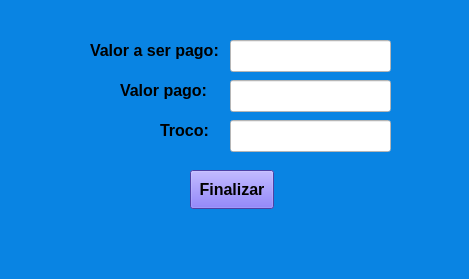
<?xml version="1.0" encoding="UTF-8"?>
<ui version="4.0">
 <class>MainWindow</class>
 <widget class="QMainWindow" name="MainWindow">
  <property name="geometry">
   <rect>
    <x>0</x>
    <y>0</y>
    <width>469</width>
    <height>279</height>
   </rect>
  </property>
  <property name="windowTitle">
   <string>MainWindow</string>
  </property>
  <property name="styleSheet">
   <string notr="true">background-color: rgb(9, 132, 227);</string>
  </property>
  <widget class="QWidget" name="centralwidget">
   <widget class="QLabel" name="label">
    <property name="geometry">
     <rect>
      <x>90</x>
      <y>40</y>
      <width>131</width>
      <height>21</height>
     </rect>
    </property>
    <property name="font">
     <font>
      <pointsize>12</pointsize>
      <weight>75</weight>
      <bold>true</bold>
     </font>
    </property>
    <property name="text">
     <string>Valor a ser pago:</string>
    </property>
   </widget>
   <widget class="QPushButton" name="pushButton_2">
    <property name="geometry">
     <rect>
      <x>190</x>
      <y>170</y>
      <width>84</width>
      <height>39</height>
     </rect>
    </property>
    <property name="font">
     <font>
      <pointsize>12</pointsize>
      <weight>75</weight>
      <bold>true</bold>
     </font>
    </property>
    <property name="styleSheet">
     <string notr="true">background-color: rgb(108, 92, 231);</string>
    </property>
    <property name="text">
     <string>Finalizar</string>
    </property>
   </widget>
   <widget class="QLineEdit" name="lineEdit">
    <property name="geometry">
     <rect>
      <x>230</x>
      <y>40</y>
      <width>161</width>
      <height>32</height>
     </rect>
    </property>
    <property name="font">
     <font>
      <pointsize>12</pointsize>
     </font>
    </property>
    <property name="styleSheet">
     <string notr="true">background-color: rgb(255, 255, 255);
color: rgb(0, 0, 0);</string>
    </property>
   </widget>
   <widget class="QLabel" name="label_2">
    <property name="geometry">
     <rect>
      <x>120</x>
      <y>80</y>
      <width>91</width>
      <height>21</height>
     </rect>
    </property>
    <property name="font">
     <font>
      <pointsize>12</pointsize>
      <weight>75</weight>
      <bold>true</bold>
     </font>
    </property>
    <property name="text">
     <string>Valor pago:</string>
    </property>
   </widget>
   <widget class="QLineEdit" name="lineEdit_2">
    <property name="geometry">
     <rect>
      <x>230</x>
      <y>80</y>
      <width>161</width>
      <height>32</height>
     </rect>
    </property>
    <property name="font">
     <font>
      <pointsize>12</pointsize>
     </font>
    </property>
    <property name="styleSheet">
     <string notr="true">background-color: rgb(255, 255, 255);
color: rgb(0, 0, 0);</string>
    </property>
   </widget>
   <widget class="QLabel" name="label_3">
    <property name="geometry">
     <rect>
      <x>160</x>
      <y>120</y>
      <width>51</width>
      <height>21</height>
     </rect>
    </property>
    <property name="font">
     <font>
      <pointsize>12</pointsize>
      <weight>75</weight>
      <bold>true</bold>
     </font>
    </property>
    <property name="text">
     <string>Troco:</string>
    </property>
   </widget>
   <widget class="QLineEdit" name="lineEdit_3">
    <property name="geometry">
     <rect>
      <x>230</x>
      <y>120</y>
      <width>161</width>
      <height>32</height>
     </rect>
    </property>
    <property name="font">
     <font>
      <pointsize>12</pointsize>
     </font>
    </property>
    <property name="styleSheet">
     <string notr="true">background-color: rgb(255, 255, 255);
color: rgb(0, 0, 0);</string>
    </property>
   </widget>
  </widget>
  <widget class="QMenuBar" name="menubar">
   <property name="geometry">
    <rect>
     <x>0</x>
     <y>0</y>
     <width>469</width>
     <height>30</height>
    </rect>
   </property>
  </widget>
  <widget class="QStatusBar" name="statusbar"/>
 </widget>
 <resources/>
 <connections/>
</ui>
